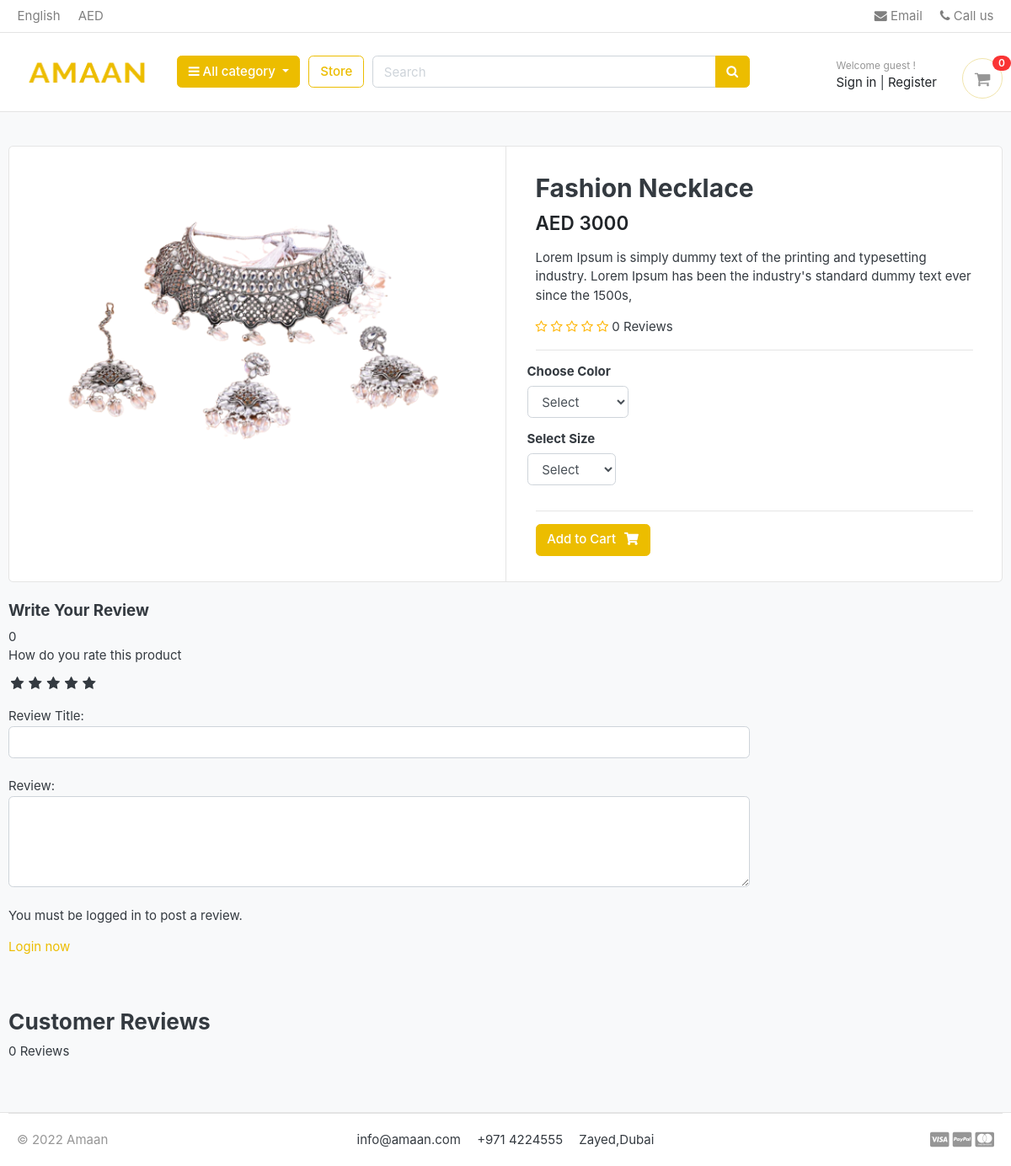
/store/category/fashion-jewelry/fashion-necklace/, run on the app's committed database.
### store/models.py (models this page shows, shortened)
class Product(models.Model):
    product_name = models.CharField(max_length=200, unique=True)
    slug = models.SlugField(max_length=200, unique=True)
    description = models.TextField(max_length=200, blank=True)
    price = models.IntegerField()
    image = models.ImageField(upload_to='photos/products')
    stock = models.IntegerField()
    is_available = models.BooleanField(default=True)
    category = models.ForeignKey(Category, on_delete=models.CASCADE)
    created_date = models.DateTimeField(auto_now_add=True)
    modified_date = models.DateTimeField(auto_now=True)
    def averageReview(self):
        reviews = ReviewRating.objects.filter(product=self, status=True).aggregate(average=Avg('rating'))
        avg =0
        if reviews['average'] is not None:
            avg = float(reviews['average'])
        return avg
    def countReview(self):
        reviews = ReviewRating.objects.filter(product=self, status=True).aggregate(count=Count('id'))
        count =0
        if reviews['count'] is not None:
            count = int(reviews['count'])
        return count

### store/views.py (the view)
# urls.py: path('category/<slug:category_slug>/<slug:product_slug>/', views.product_detail, name='product_detail'),
def product_detail(request, category_slug, product_slug):
    try:
        single_product = Product.objects.get(category__slug=category_slug, slug=product_slug)
        in_cart = CartItem.objects.filter(cart__cart_id=cart_id(request), product=single_product).exists()
    except Exception as e:
        raise e
    reviews = ReviewRating.objects.filter(product_id=single_product.id, status=True)
    context = {
        'single_product' : single_product,
        'in_cart'        : in_cart,
        'reviews'        : reviews,
    }
    return render(request, 'store/product_detail.html', context)

### carts/context_processors.py (called while the page is built)
def counter(request):
    cart_count = 0
    if 'admin' in request.path:
        return{}
    else:
        try:
            cart = Cart.objects.filter(cart_id=cart_id(request))
            if request.user.is_authenticated:
                cart_items = CartItem.objects.all().filter(user=request.user)
            else:
                cart_items = CartItem.objects.all().filter(cart=cart[:1])
            for cart_item in cart_items:
                cart_count += cart_item.quantity
        except Cart.DoesNotExist:
            cart_count = 0
    return dict(cart_count=cart_count)

### carts/views.py (called while the page is built)
def cart_id(request):
    cart = request.session.session_key
    if not cart:
        cart = request.session.create()
    return cart

### category/context_processors.py (called while the page is built)
def menu_links(request):
    links = Category.objects.all()
    return dict(links=links)

### category/models.py (called while the page is built)
    def get_url(self):
        return reverse('products_by_category', args=[self.slug])

### store/models.py (called while the page is built)
    def colors(self):
        return super(VariationManager, self).filter(variation_category='color', is_active=True)

    def sizes(self):
        return super(VariationManager, self).filter(variation_category='size', is_active=True)

### templates/store/product_detail.html (shortened to what this page needs)
{% extends 'base.html' %}
{% load static %}
{% block content%}
<section class="section-content padding-y bg">
    <div class="container">
    <div class="card">
        <div class="row no-gutters">
            <aside class="col-md-6">
    <article class="gallery-wrap">
        <div class="img-big-wrap">
           <a href="#"><img class="img-fluid" src="{{  single_product.image.url }}"></a>
        </div>
    </article>
    </aside>
    <main class="col-md-6 border-left">
      <form action="{% url 'add_cart' single_product.id %}" method="POST">
        <article class="content-body">
          <h2 class="title">{{ single_product.product_name }}</h2>
          <div class="mb-3">
            <var class="price h4">AED {{ single_product.price }}</var>
          </div>
          <p>{{single_product.description}}</p>
          <div class="rating-star">
            <span>
              <i class="fa fa-star{% if single_product.averageReview < 0.5 %}-o{% elif single_product.averageReview >= 0.5 and single_product.averageReview < 1 %}-half-o{% endif %}" aria-hidden="true"></i>
              <i class="fa fa-star{% if single_product.averageReview < 1.5 %}-o{% elif single_product.averageReview >= 1.5 and single_product.averageReview < 2 %}-half-o{% endif %}" aria-hidden="true"></i>
              <i class="fa fa-star{% if single_product.averageReview < 2.5 %}-o{% elif single_product.averageReview >= 2.5 and single_product.averageReview < 3 %}-half-o{% endif %}" aria-hidden="true"></i>
              <i class="fa fa-star{% if single_product.averageReview < 3.5 %}-o{% elif single_product.averageReview >= 3.5 and single_product.averageReview < 4 %}-half-o{% endif %}" aria-hidden="true"></i>
              <i class="fa fa-star{% if single_product.averageReview < 4.5 %}-o{% elif single_product.averageReview >= 4.5 and single_product.averageReview < 5 %}-half-o{% endif %}" aria-hidden="true"></i>
              <span>{{ single_product.countReview }} Reviews</span>
            </span>
          </div>
          <hr>
          <div class="row">
            <div class="item-option-select">
              <h6>Choose Color</h6>
              <select name="color" class="form-control search-bar" required>
                <option value="" disabled selected>Select</option>
              </select>
            </div>
          </div>
          <div class="row">
            <div class="item-option-select">
              <h6>Select Size</h6>
              <select name="size" class="form-control search-bar" required>
                <option value="" disabled selected>Select</option>
              </select>
            </div>
          </div>
          <hr>
          {% if single_product.stock <= 0 %}
          <h5 class="text-danger">Out of Stock</h5>
            {% else %}
               <button type="submit"  class="btn  btn-primary"> <span class="text">Add to Cart</span><i class="fas fa-shopping-cart"></i></button>
          {% endif %}
        </article>
      </form>
            </main>
        </div>
    </div>
    <br>
    <div class="row">
                <div class="col-md-9">
        <form action="{% url 'submit_review' single_product.id %}" method="POST">
          <h5>Write Your Review </h5>
          {{single_product.averageReview}}
          <div>
            <label>How do you rate this product</label>
            <br>
            <div class="rate">
              <input type="radio" name="rating" id ="rating10" value="5" required><label for="rating10" title="5"></label>
              <input type="radio" name="rating" id ="rating8" value="4" required><label for="rating8" title="4" ></label>
              <input type="radio" name="rating" id ="rating6" value="3" required><label for="rating6" title="3"></label>
              <input type="radio" name="rating" id ="rating4" value="2" required><label for="rating4" title="2"></label>
              <input type="radio" name="rating" id ="rating2" value="1" required><label for="rating2" title="1"></label>
            </div>
            <br>
            Review Title:
            <input type = "text" class="form-control" name="subject">
            <br>
            Review:
            <textarea name="review" rows="4" class="form-control" ></textarea>
            <br>
            {% if user.is_authenticated %}
              <input type = "submit" value = "Submit Review" class=" btn btn-warning">
            {% else %}
            <p>You must be logged in to post a review.</p><a href="{% url 'login' %}">Login now</a>
            {% endif %}
          </div>
          <br>
        </form>
        <br>
        <header class="section-heading">
          <h3>Customer Reviews </h3>
          <span>{{ single_product.countReview }} Reviews</span>
      </header>
        </div>
    </div>
    </div>
    </section>
{% endblock %}

### static/css/ui.css (style rules this page uses)
html { font-family: "Inter", sans-serif; font-size: 15px; }
.content-body { flex: 1 1 auto; padding: 2rem 2.3rem; }
.padding-y { padding-top: 40px; padding-bottom: 40px; }
var { font-style: normal; }
article:after, .form-group:after { display: block; clear: both; content: ""; }
.bg { background-color: #f8f9fa; }
.section-heading { margin-bottom: 20px; margin-top: 15px; }
.btn .text + i { margin-left: 10px; }
.price { font-weight: 600; color: #212529; }
.gallery-wrap .img-big-wrap { margin-bottom: 10px; border-radius: 0.37rem; overflow: hidden; background-color: #fff; }
.gallery-wrap .img-big-wrap a { text-align: center; display: block; }
.gallery-wrap .img-big-wrap img { height: 450px; width: auto; display: inline-block; }
.item-option-select { margin-bottom: 1rem; display: inline-block; margin-right: 15px; }

### templates/store/product_detail.html (style rules this page uses)
.rate { display: inline-block; border: 0; }
.rate > label { float : right; }
.rate > label::before { display: inline-block; font-size: 1.1rem; font-family: FontAwesome; content: "\f005"; margin:0; padding: 0.3rem .2rem; cursor: pointer; }
.rating-star i { color: #ffb503; }

### data on the page
Product: image (picture), product_name "Fashion Necklace", price "3000", description "Lorem Ipsum is simply dummy text of the printing and typesetting industry. Lorem Ipsum has been the industry's standard dummy text ever since the 1500s,", countReview "0", averageReview "0"

### other printed values
{{ cart_count }} "0"
